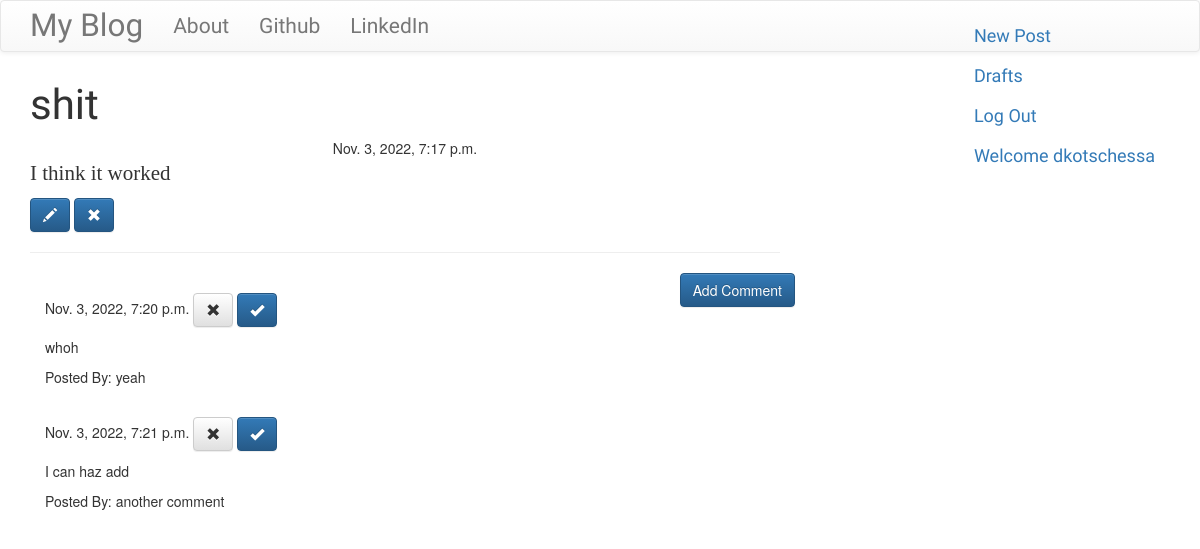
Screenshot of /post/3 (signed in) with the database file from the repository.
### blog/models.py (models this page shows, shortened)
class Post(models.Model):
    author = models.ForeignKey("auth.User", on_delete=models.CASCADE)
    title = models.CharField(max_length=200)
    text = models.TextField()
    created_date = models.DateTimeField(default=timezone.now)
    published_date = models.DateTimeField(blank=True, null=True)

class Comment(models.Model):
    post = models.ForeignKey(
        "blog.Post", related_name="comments", on_delete=models.CASCADE
    )
    author = models.CharField(max_length=200)
    text = models.TextField()
    created_date = models.DateTimeField(default=timezone.now)
    approved_comment = models.BooleanField(default=False)

### blog/views.py (the view)
# urls.py: path("post/<int:pk>", views.PostDetailView.as_view(), name="post_detail"),
class PostDetailView(DetailView):
    model = Post

### blog/templates/blog/post_detail.html
{% extends "blog/base.html" %}
{% block content %}
<h1 class="posttitle loader">{{post.title}}</h1>
{% if post.published_date %}
<div class="date postdate">
    {{ post.published_date}}
</div>
{%else %}
<a class="btn btn-default" href="{% url 'post_publish' pk=post.pk %}">Publish</a>
{% endif %}
<p class="postcontent">
    {{post.text|safe|linebreaksbr}}
</p>
{% if user.is_authenticated %}
<a class="btn btn-primary" href="{% url 'post_edit' pk=post.pk %}">
    <span class='glyphicon glyphicon-pencil'></span>
</a>
<a class="btn btn-primary" href="{% url 'post_remove' pk=post.pk %}">
    <span class='glyphicon glyphicon-remove'></span>
</a>
{% endif %}
<hr>
<a class = 'btn btn-primary btn-comment' href="{% url 'add_comment_to_post' pk=post.pk %}">Add Comment</a>
<div class = "container">
    {% for comment in post.comments.all %}
    <br>
        {% if user.is_authenticated or comment.approved_comment %}
            {{comment.created_date}}
            {% if not comment.approved_comment %}
        <a class="btn btn-default" href="{% url 'comment_remove' pk=comment.pk %}">
            <span class = 'glyphicon glyphicon-remove'></span>
        </a>
           <a class="btn btn-primary" href="{% url 'comment_approve' pk=comment.pk %}">
            <span class = 'glyphicon glyphicon-ok'></span>
        </a>
            {% endif %}
    <p>{{comment.text|safe|linebreaks}}</p>
    <p>Posted By: {{comment.author}}</p>
        {% endif %}
    {% empty %}
    <p>No Comments</p>
    {% endfor %}
</div>
{% endblock %}

### blog/templates/blog/base.html (shortened to what this page needs)
<!DOCTYPE html>
{% load static %}
<html>
<head>
<link rel="stylesheet" href="/css/medium-editor.min.css">
<link rel="stylesheet" href="/css/themes/bootstrap.min.css">
<link rel="stylesheet" href="https://cdn.jsdelivr.net/npm/bootstrap@3.3.7/dist/css/bootstrap.min.css">
<link rel="stylesheet" href="https://cdn.jsdelivr.net/npm/bootstrap@3.3.7/dist/css/bootstrap-theme.min.css">
<link rel= "stylesheet" href= "{% static 'css/blog.css' %}">
</head>
<body class="loader">
<nav class="navbar navbar-default techfont custom-navbar">
    <div class="container">
        <ul class="nav navbar-nav">
        <li>
            <a class ="navbar-brand bigbrand" href="{% url 'post_list' %}">My Blog </a>
        </li>
        <li>
            <a href="{% url 'about' %}">About</a>
        </li>
        <li>
            <a href="https://www.github.com">Github</a>
        </li>
        <li>
            <a href="https://www.linkedin.com">LinkedIn</a>
        </li>
        </ul>
        <ul class ='nav navbar-brand navbar-right'>
            {% if user.is_authenticated %}
            <li><a href="{% url 'post_new' %}">New Post</a></li>
            <li><a href="{% url 'post_draft_list' %}">Drafts</a></li>
            <li><a href="{% url 'logout'%}">Log Out</a></li>
            <li>
                <a>Welcome {{user.username}}</a>
            </li>
            {% else %}
            <li><a class='toggle-nav-sidebar navbar-right' href="{% url 'login' %}">
                <span class = 'glyphicon glyphicon-user'>
                    </span>
            </a></li>
            {% endif %}
        </ul>
        </div>
</nav>
<div class="content container">
<div class="row">
    <div class = "col-md-8">
        <div class="blog_posts">
            {% block content %}
            {% endblock %}
        </div>
    </div>
</div>
</div>
</body>
</html>

### blog/static/css/blog.css (style rules this page uses)
.techfont { font-family: 'Russo One', sans-serif; font-size: 1.5em; margin-bottom: 10px; }
.bigbrand { font-size: 1.5em; }
.postdate { text-align: center; }
.posttitle { font-family: 'Russo One', sans-serif; font-size: 3em; text-algin: center; }
.postcontent { font-family: 'Monserrat'; font-size: 1.5em; }
.btn-comment { position: absolute; right: 0px; }

### rows the page displays
Post: title "shit", published_date "Nov. 3, 2022, 7:17 p.m.", text "I think it worked"
Comment: created_date "Nov. 3, 2022, 7:20 p.m.", approved_comment False (drawn), text "whoh", author "yeah"
Comment: created_date "Nov. 3, 2022, 7:21 p.m.", approved_comment False (drawn), text "I can haz add", author "another comment"

### other values shown
{{ user.username }} "dkotschessa"
